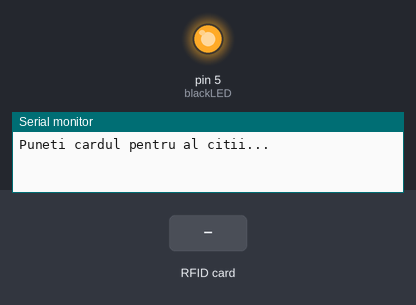
This sketch was run on a simulated Arduino Uno, built with avr-gcc and run on an emulated ATmega328P. On the bench: output pins drawn as LEDs (lit = HIGH), the last lines printed to the serial monitor. Dashed ring = blinking. Inputs (shaded band) come from the test bench. Pins used as bus, display or sensor lines are not drawn.

Above: at 1.2 s.
1.3 s: RFID card 86 F6 B6 57 held to the reader
At 2.1 s:
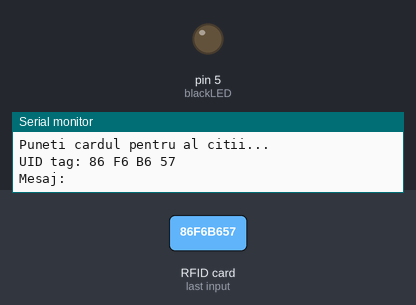
2.9 s: RFID card 93 61 41 1C held to the reader
At 7.46 s:
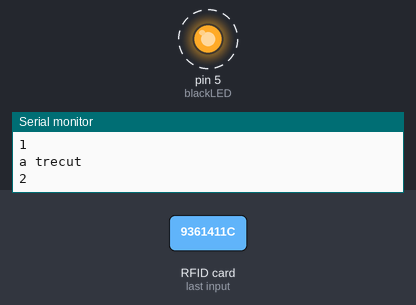
Timing chart, 0 to 9.2 s (numbered marks = the images above; inputs shaded):
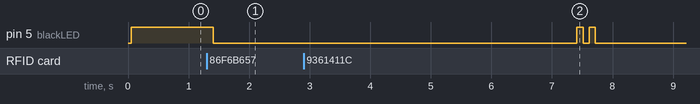

The sketch:

Test_pentru_nfc.ino
```cpp
#include <SPI.h>
#include <MFRC522.h>
#define blackLED 5
#define SS_PIN 10
#define RST_PIN 9
MFRC522 mfrc522(SS_PIN, RST_PIN);

int i=0;
void setup() {
Serial.begin(9600);
SPI.begin();
mfrc522.PCD_Init();

  // put your setup code here, to run once:
pinMode(blackLED, OUTPUT);  //set the LED as an output
digitalWrite(blackLED, HIGH);
Serial.println("Puneti cardul pentru al citii...");
Serial.println();
}

void loop() {
if( ! mfrc522.PICC_IsNewCardPresent())
{
  return;
}

if( ! mfrc522.PICC_ReadCardSerial())
{
  return;
}
Serial.print("UID tag:");
String content= "";
byte letter;
for (byte i=0; i < mfrc522.uid.size; i++)
{
  Serial.print(mfrc522.uid.uidByte[i] < 0x10 ? " 0" : " ");
  Serial.print(mfrc522.uid.uidByte[i], HEX);
  content.concat(String(mfrc522.uid.uidByte[i] < 0x10 ? " 0" : " "));
  content.concat(String(mfrc522.uid.uidByte[i], HEX));
}

Serial.println();
Serial.print("Mesaj: ");
content.toUpperCase();
if(content.substring(1) == "86 F6 B6 57"){
  digitalWrite(blackLED, HIGH);
  delay(100);
  digitalWrite(blackLED, LOW);
}
else{}

if(content.substring(1) == "93 61 41 1C"){
  Serial.println("Autorizat");
  delay(1000);
  do{
  Serial.println("a trecut");
  Serial.println(i);
  delay(1000);
  i=i+1;
  }while(i<3);
  digitalWrite(blackLED, HIGH);
  delay(100);
  digitalWrite(blackLED, LOW);
  delay(100);
  digitalWrite(blackLED, HIGH);
  delay(100);
  digitalWrite(blackLED, LOW);
  // put your main code here, to run repeatedly:
}
else{}
delay(2000);
}
```

Measured:
- after the input at 1.3 s, pin 5 (blackLED): HIGH → LOW after 0.11 s
- after the input at 2.9 s, pin 5 (blackLED): alternates HIGH for 0.10 s and LOW for 0.10 s, 4 changes in all, then stays LOW, starting after 4.5 s
